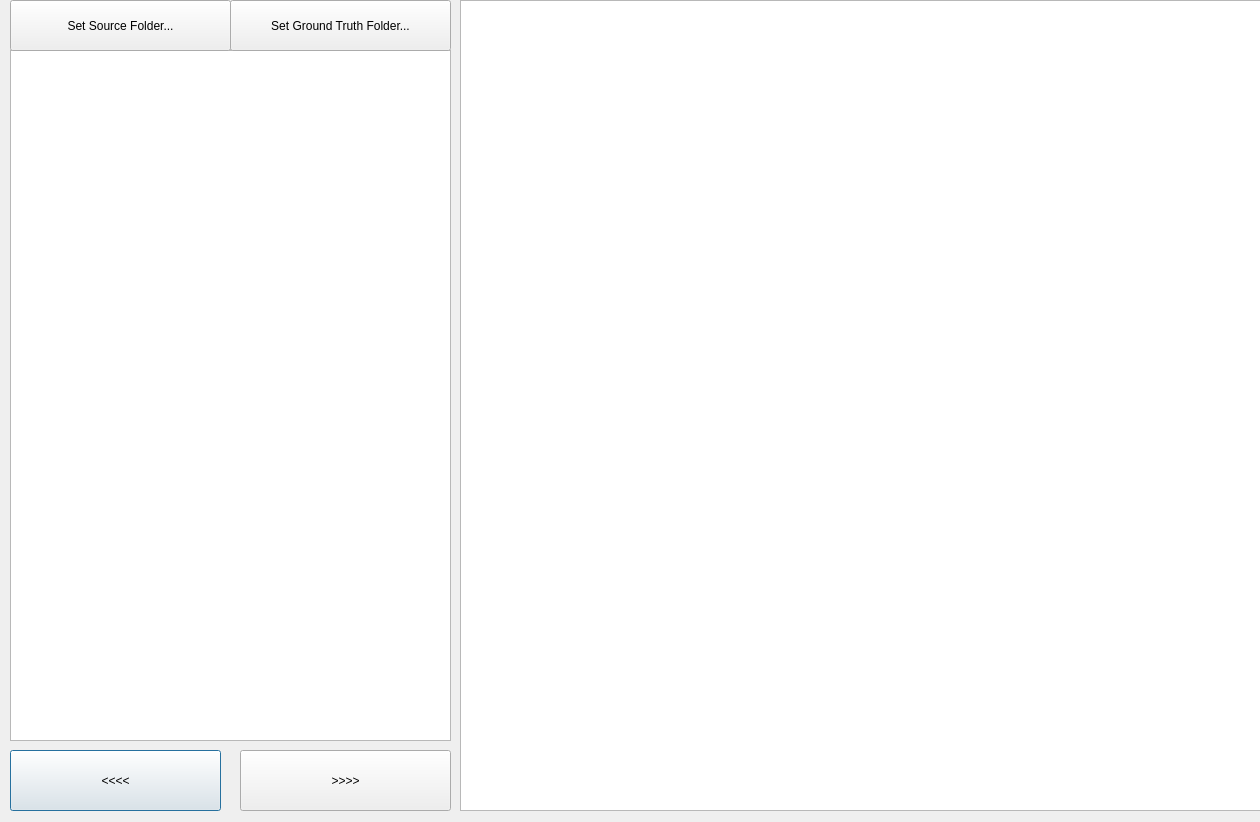
<?xml version="1.0" encoding="UTF-8"?>
<ui version="4.0">
 <class>frmmain</class>
 <widget class="QDialog" name="frmmain">
  <property name="geometry">
   <rect>
    <x>0</x>
    <y>0</y>
    <width>1260</width>
    <height>822</height>
   </rect>
  </property>
  <property name="windowTitle">
   <string>MLSketchbook</string>
  </property>
  <widget class="QGraphicsView" name="image_disp">
   <property name="geometry">
    <rect>
     <x>460</x>
     <y>0</y>
     <width>801</width>
     <height>811</height>
    </rect>
   </property>
  </widget>
  <widget class="QListWidget" name="lstfilename">
   <property name="geometry">
    <rect>
     <x>10</x>
     <y>50</y>
     <width>441</width>
     <height>691</height>
    </rect>
   </property>
  </widget>
  <widget class="QPushButton" name="bttnprev">
   <property name="geometry">
    <rect>
     <x>10</x>
     <y>750</y>
     <width>211</width>
     <height>61</height>
    </rect>
   </property>
   <property name="text">
    <string>&lt;&lt;&lt;&lt;</string>
   </property>
  </widget>
  <widget class="QPushButton" name="bttnnext">
   <property name="geometry">
    <rect>
     <x>240</x>
     <y>750</y>
     <width>211</width>
     <height>61</height>
    </rect>
   </property>
   <property name="text">
    <string>&gt;&gt;&gt;&gt;</string>
   </property>
  </widget>
  <widget class="QPushButton" name="bttnsetsrc_fldr">
   <property name="geometry">
    <rect>
     <x>10</x>
     <y>0</y>
     <width>221</width>
     <height>51</height>
    </rect>
   </property>
   <property name="text">
    <string>Set Source Folder...</string>
   </property>
  </widget>
  <widget class="QPushButton" name="bttnsetdest_folder">
   <property name="geometry">
    <rect>
     <x>230</x>
     <y>0</y>
     <width>221</width>
     <height>51</height>
    </rect>
   </property>
   <property name="text">
    <string>Set Ground Truth Folder...</string>
   </property>
  </widget>
 </widget>
 <resources/>
 <connections/>
</ui>
